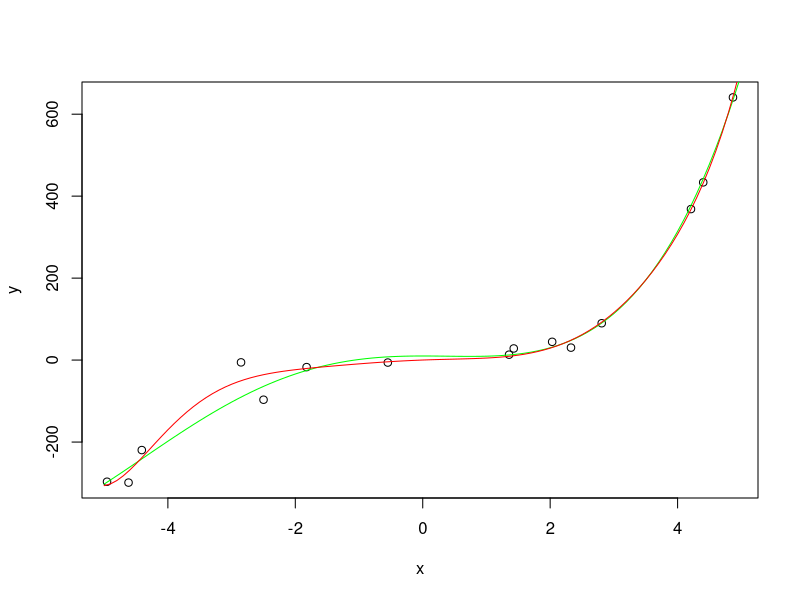

Generate this figure with R:
len = 15;
lambda =7;
order = 9;
x <- vector("numeric", len);
y <- vector("numeric", len);

#fun <- function(x){3*x^5 + 2*x^4 - 2*x^3 + x^2 + 2*x};
fun <- function(x){ 0.5*x^4 + 4*x^3 - 5*x^2 + 10};

for(i in 1:len){
  ran <- dnorm(i);
  ranNr <- runif(1, -5.0, 5.0);
  x[i] <- ranNr;
  y[i] <- fun(ranNr) + rnorm(1)*20;
}

plot(x,y);
z <- seq(-5,5,0.1)
lines(z, fun(z), col="green", type="l")

basisFunction <- function(x, i){x^i}

Phi <- matrix(0, len, order);

for(i in 1:len){
  for(j in 0:(order-1)){
    Phi[i,j+1] <- basisFunction(x[i], j);
  }
}

Phi_T <- t(Phi)
Phi_reg <- Phi_T%*%Phi + lambda*diag(order)
Phi_t <- solve(Phi_reg)%*%Phi_T
w <- Phi_t%*%y

reg <- function(x){
  y = 0;
  for(i in 0:(order-1)){
    y = y + w[i+1]*x^i;
  }
  return(y)
}
lines(z, reg(z), col="red", type="l")

errorFunction <- function(w){
  result = 0;
  for(n in 1:len){
    result = result + (reg(x[n]) - fun(x[n]))^2 + lambda/2 * (t(w)*w)
  }
  return(result)
}

for(i in 1:(len/3)){
  trainingValues = vector("numeric", len-3);
  
}
